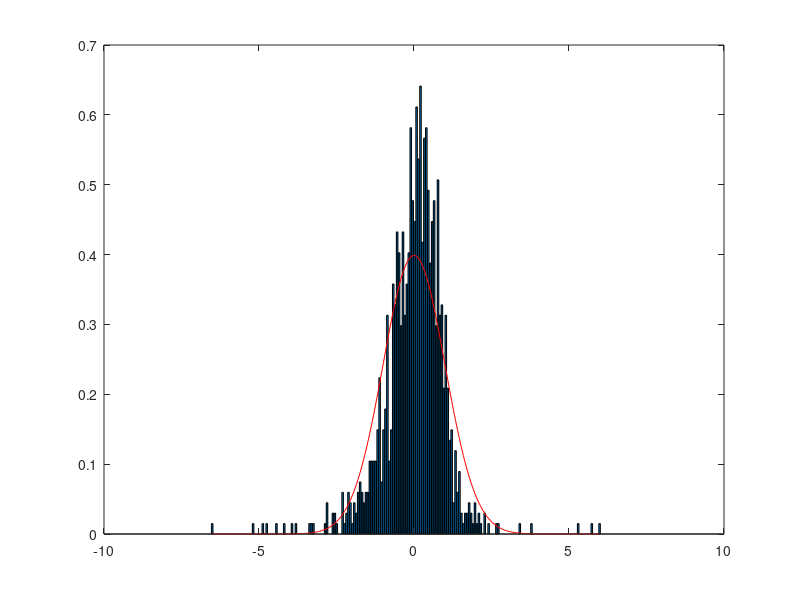

This figure's MATLAB source:
clear;
clc;
fid = fopen('crsp_index_nominal.dat','r');
C1 = textscan(fid,'%f%f');
fclose(fid);
date = C1{1,1};
index = C1{1,2};
% so the log return is that 
index_size = size(index,1);
log_returns = log(index(2:index_size)) - log(index(1:(index_size-1)));
log_returns = log_returns - mean(log_returns); % normalize the data
log_returns = log_returns/std(log_returns); % normalize the data


[f,x] =hist(log_returns,200);
g=1/sqrt(2*pi)*exp(-0.5*x.^2);%# pdf of the normal distribution
dx = diff(x(1:2));
bar(x,f/sum(f*dx));
hold on
plot(x,g,'r'); hold off

sigma_1 = 1;
